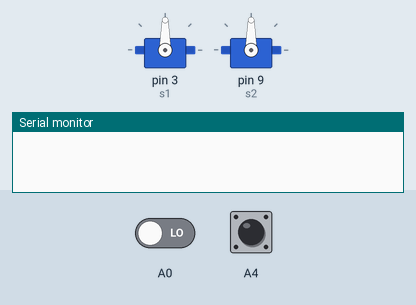
A sketch run on a simulated Arduino Uno, built with avr-gcc and run on an emulated ATmega328P. Parts: 2 × servo, the last lines printed to the serial monitor. The test bench sets the inputs (shaded band); at power-on: A4 LOW, A0 LOW.

Above: at 1.2 s.
1.3 s: A4 pulsed HIGH 5 times (0.12 s each, 0.3 s apart)
At 4.7 s:
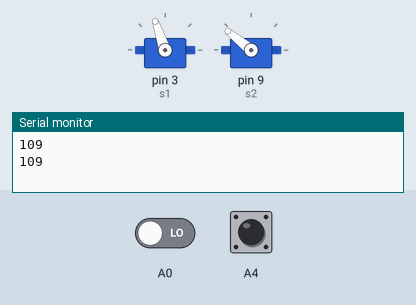
At 6.2 s:
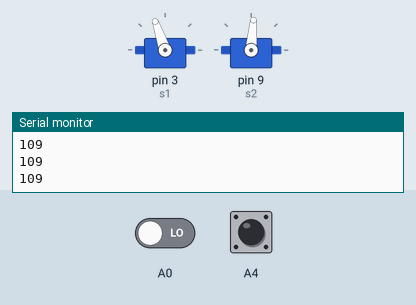
Timing chart, 0 to 7.7 s (numbered marks = the images above; inputs shaded):
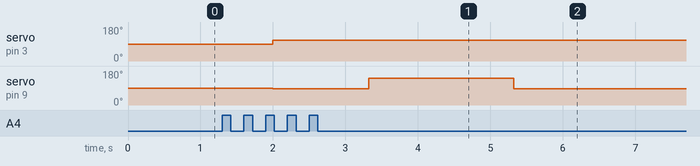

The sketch:

APT_Arm_v2.ino
```cpp
// Arm
#include <Servo.h>
Servo s1, s2;

void setup() {
  // put your setup code here, to run once:
 Serial.begin(9600);

  s1.attach(3);
  s2.attach(9);
}

void loop() {
  // put your main code here, to run repeatedly:
  int ch4 = pulseIn(A4, HIGH);
  int ch6 = pulseIn(A0, HIGH);

  //Arm
  byte pos1 = map(ch6, 900, 2000, 0, 180);
  byte pos2 = map(ch4, 950, 1950, 0, 180);
  Serial.println (pos1);
  s1.write(pos1);
  s2.write(pos2);

}
```
